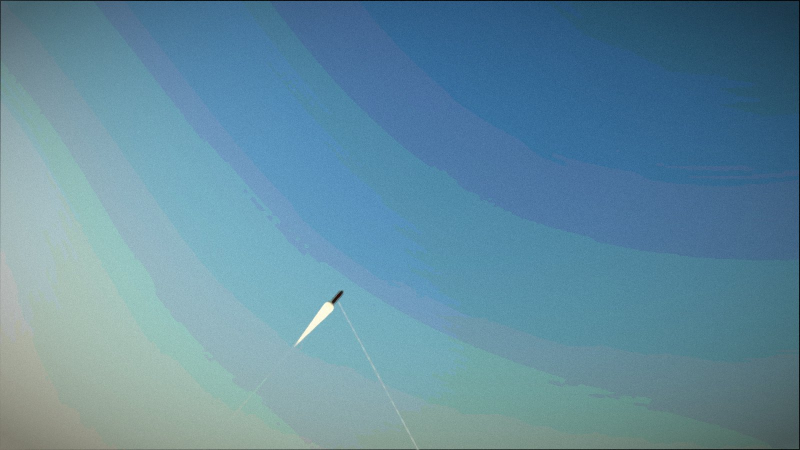
#> input picture iron-canopy/art/cut/blood-2.jpg, 1600 x 900 px (shown at 1/2 size)
$ python -i comic-ink.py   (imports and definitions only)
#> lines starting #> are read from the running program, lines starting #| are printed output that depends on the picture; after the words box and inside, x2 and y2 are one past the last pixel; in counts of white or black regions, pixels touching at a corner belong together
#> further down, picture is the input picture: PIL image 1600x900 RGB; mean R, G, B 98.1, 139.6, 159.2
"""Inks the cutscenes' 3D action panels (brief 70) so they sit beside the painted ones: flat colour in a few tones,
black ink on the edges, halftone dots in the shadows, a muted palette and paper grain.
Usage: python3 tools/comic-ink.py [shots/cut] [iron-canopy/art/cut]
Reads 3d-cut-<art>.jpg from the first folder (tools/view3d-shots.js cut --out cut) and writes <art>.jpg to the second."""
import os
import sys

import numpy as np
from PIL import Image, ImageFilter, ImageOps, ImageEnhance

W, H = 1600, 900


def ink(img):
    img = ImageOps.fit(img.convert('RGB'), (W, H), Image.LANCZOS)
    # flat colour: smooth away texture, then a few tones per channel
    flat = img.filter(ImageFilter.MedianFilter(5)).filter(ImageFilter.MedianFilter(5))
    flat = ImageEnhance.Contrast(ImageEnhance.Color(flat).enhance(1.2)).enhance(1.2)
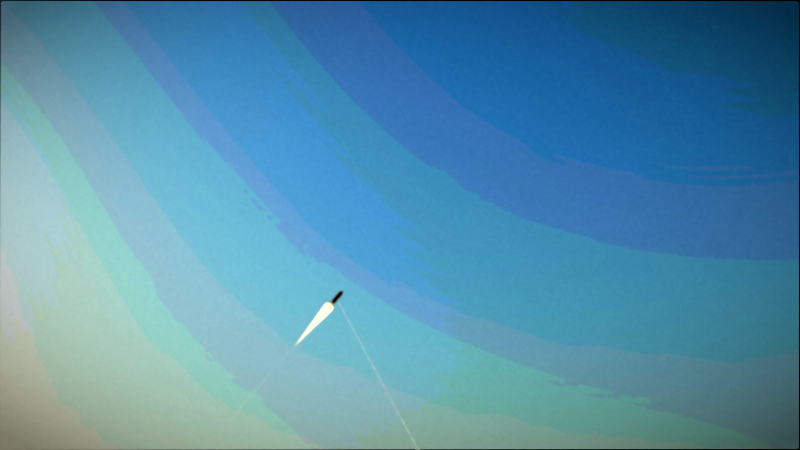
#> flat: PIL image 1600x900 RGB (shown at 1/2 size); mean R, G, B 83.5, 143.2, 171.6
    s0 = np.asarray(flat).astype(np.float32)
    a = np.round(s0 / 255 * 7) / 7 * 255 * 0.4 + s0 * 0.6
    # muted palette: pull the colours a little toward their grey, and warm the paper
    grey = a.mean(axis=2, keepdims=True)
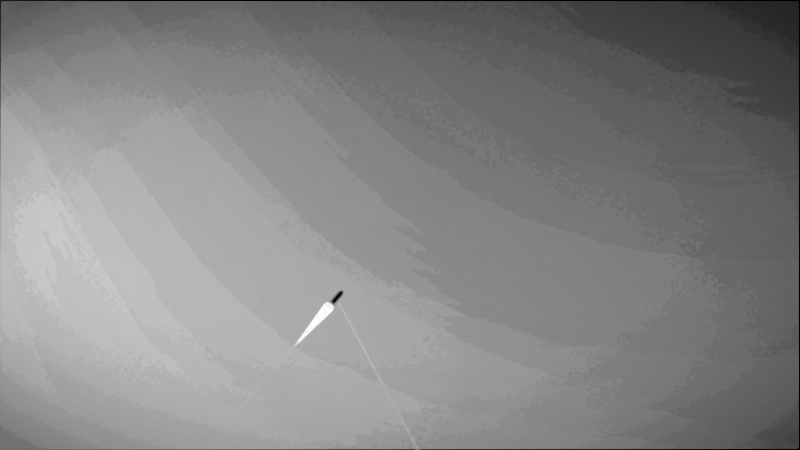
#> grey: shape (900, 1600, 1) float32 (shown at 1/2 size); min 0, max 253, mean 133
    a = grey + (a - grey) * 0.95
    a = a * np.array([1.0, 0.97, 0.9]) + np.array([10, 8, 4])
    # halftone in the shadows: dots on a 45-degree grid, bigger where it is darker
    lum = np.asarray(img.convert('L').filter(ImageFilter.GaussianBlur(2))).astype(np.float32) / 255
    yy, xx = np.mgrid[0:H, 0:W].astype(np.float32)
    p = 7.0
    u, v = (xx + yy) / np.sqrt(2), (xx - yy) / np.sqrt(2)
    d = np.hypot((u % p) - p / 2, (v % p) - p / 2) / (p / 2)
    r = np.clip((0.4 - lum) / 0.4, 0, 1) * 0.8
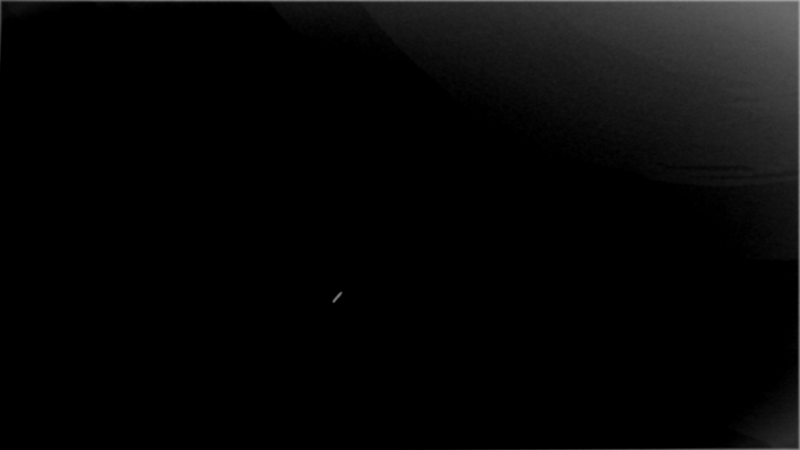
#> r: shape (900, 1600) float32 (shown at 1/2 size); min 0, max 0.69, mean 0.0283
    dots = d < r
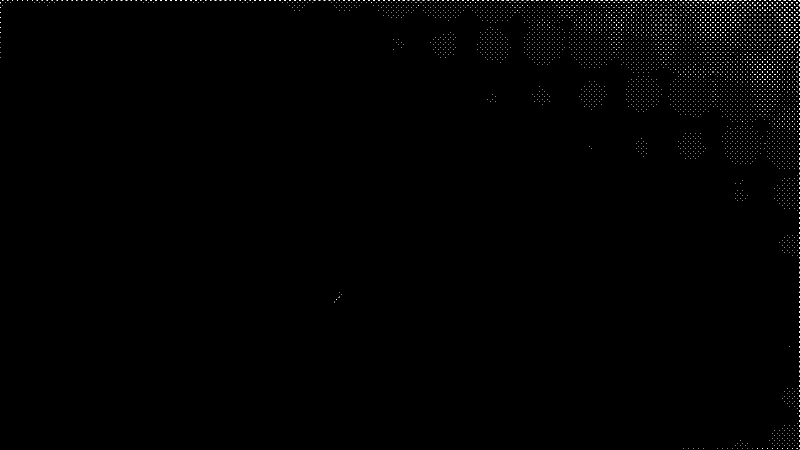
#> dots: shape (900, 1600) bool (shown at 1/2 size); 0.49% white in thin lines or dots
    a[dots] *= 0.7
    # ink: edges of the smoothed picture, thickened, laid on in black
    g = flat.convert('L').filter(ImageFilter.GaussianBlur(1.4))
    e = np.asarray(g.filter(ImageFilter.FIND_EDGES)).astype(np.float32)
    bold = np.asarray(Image.fromarray(((e > 70) * 255).astype(np.uint8)).filter(ImageFilter.MaxFilter(3))) > 0
#> bold: shape (900, 1600) bool; 0.25% white; 3 white regions (1 under 20 px), largest, box (x1, y1, x2, y2) and area: (0, 99, 942, 900) 3482, (959, 898, 976, 900) 34
    k = np.clip((e - 18) / 40, 0, 1) * 0.85
    k[bold] = 0.9
    # (bright lights and trails keep their glow through the ink)
    k *= np.clip((0.85 - lum) / 0.3, 0, 1)
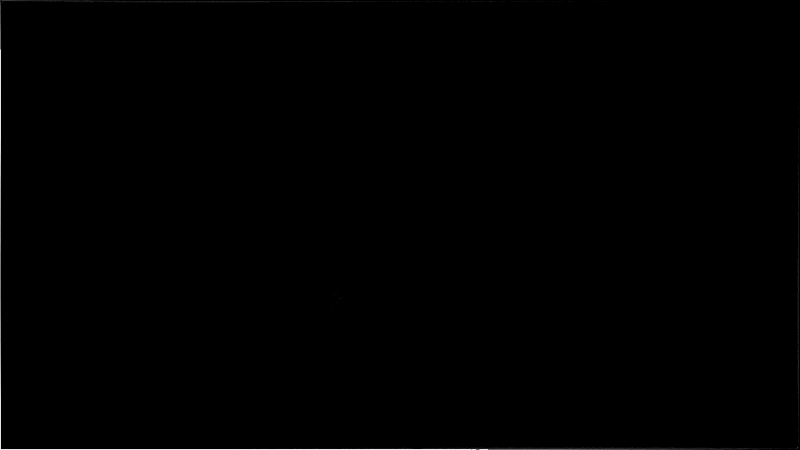
#> k: shape (900, 1600) float32 (shown at 1/2 size); min 0, max 0.9, mean 0.00269
    a = a * (1 - k[..., None]) + 10 * k[..., None]
    # paper grain and a soft dark edge
    rng = np.random.default_rng(70)
    a += rng.normal(0, 5, (H, W, 1))
    vig = 1 - 0.18 * (((xx - W / 2) / (W / 2)) ** 2 + ((yy - H / 2) / (H / 2)) ** 2) ** 1.5
    a *= np.clip(vig, 0.55, 1)[..., None]
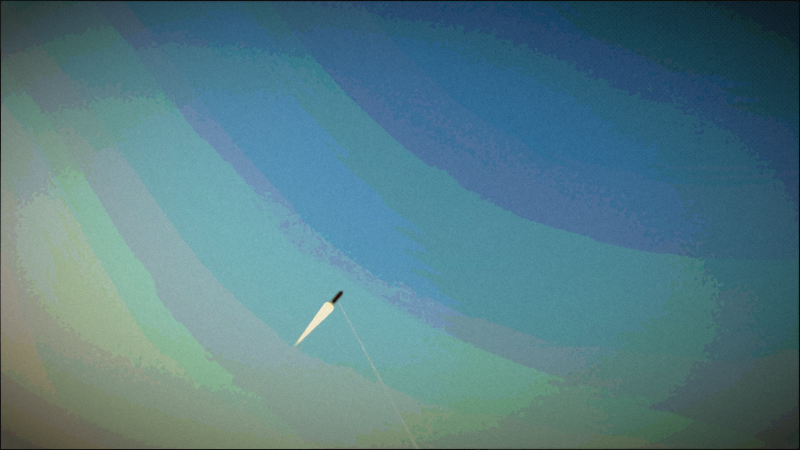
#> a: shape (900, 1600, 3) float64 (shown at 1/2 size); mean R, G, B 85.8, 130.6, 141.2; drawn with min black and max white
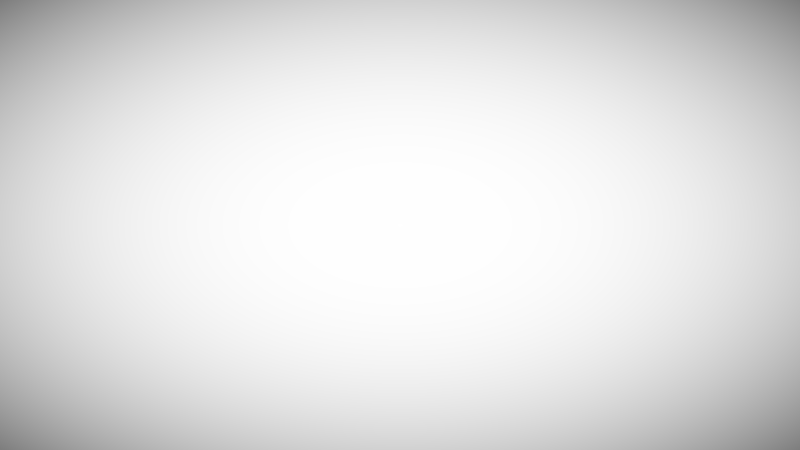
#> vig: shape (900, 1600) float32 (shown at 1/2 size); min 0.491, max 1, mean 0.887
    return Image.fromarray(np.clip(a, 0, 255).astype(np.uint8))


def main():
    src = sys.argv[1] if len(sys.argv) > 1 else 'shots/cut'
    out = sys.argv[2] if len(sys.argv) > 2 else 'iron-canopy/art/cut'
    os.makedirs(out, exist_ok=True)
    n = 0
    for f in sorted(os.listdir(src)):
        if not (f.startswith('3d-cut-') and f.endswith('.jpg')):
            continue
        name = f[len('3d-cut-'):]
        ink(Image.open(os.path.join(src, f))).save(os.path.join(out, name), quality=86, optimize=True)
        n += 1
        print('inked', name)
    print(n, 'panels')


# [2 lines not run here, left out]

>>> from PIL import Image
>>> picture = Image.open('../iron-canopy/art/cut/blood-2.jpg')
>>> result = ink(picture)

$ run again, on iron-canopy/art/cut/c21-1.jpg
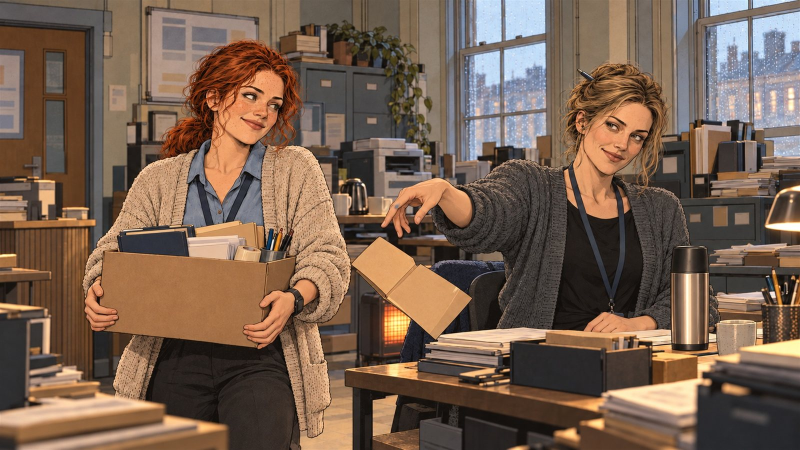
#> input picture iron-canopy/art/cut/c21-1.jpg, 1600 x 900 px (shown at 1/2 size)
#> picture is the input picture: PIL image 1600x900 RGB; mean R, G, B 119, 96, 79.6
#> in ink, `dots = d < r`:
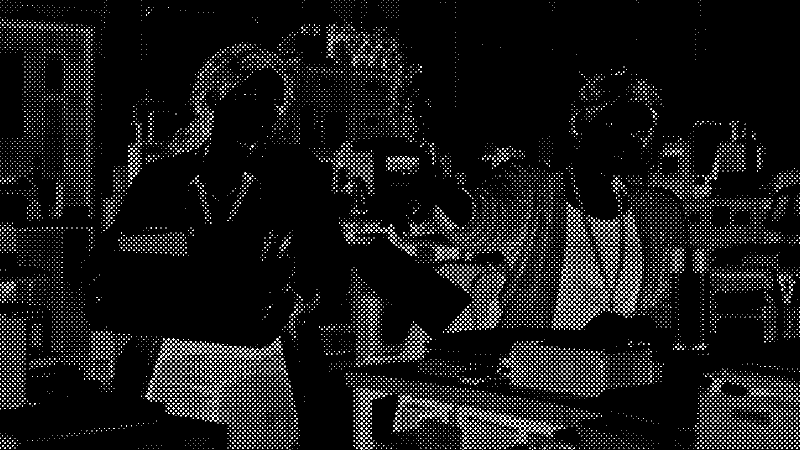
#> dots: shape (900, 1600) bool (shown at 1/2 size); 5.5% white in thin lines or dots
#> bold: shape (900, 1600) bool; 0.53% white; 51 white regions (15 under 20 px), largest, box (x1, y1, x2, y2) and area: (0, 0, 1600, 342) 3952, (31, 898, 417, 900) 772, (0, 98, 2, 286) 376
#> in ink, `a *= np.clip(vig, 0.55, 1)[..., None]`:
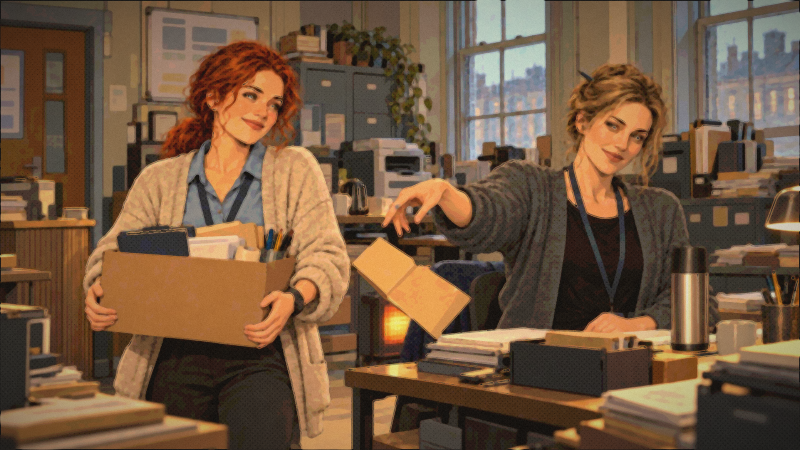
#> a: shape (900, 1600, 3) float64 (shown at 1/2 size); mean R, G, B 116.6, 85.5, 58; drawn with min black and max white
